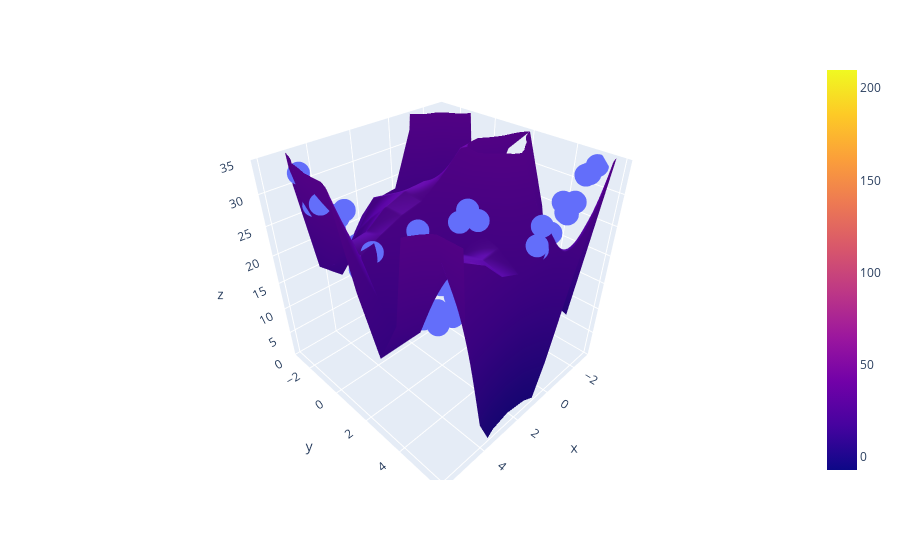

Notebook source saved alongside this figure:
### Code cell
import plotly.graph_objects as go
fig = px.scatter_3d(x=x.ravel(), y=y.ravel(), z=z.ravel())

fig.add_trace(go.Surface(x = x_input, y = y_input, z =z_pred))

fig.update_layout(scene = dict(zaxis = dict(range=[0,35])))

fig.show()
